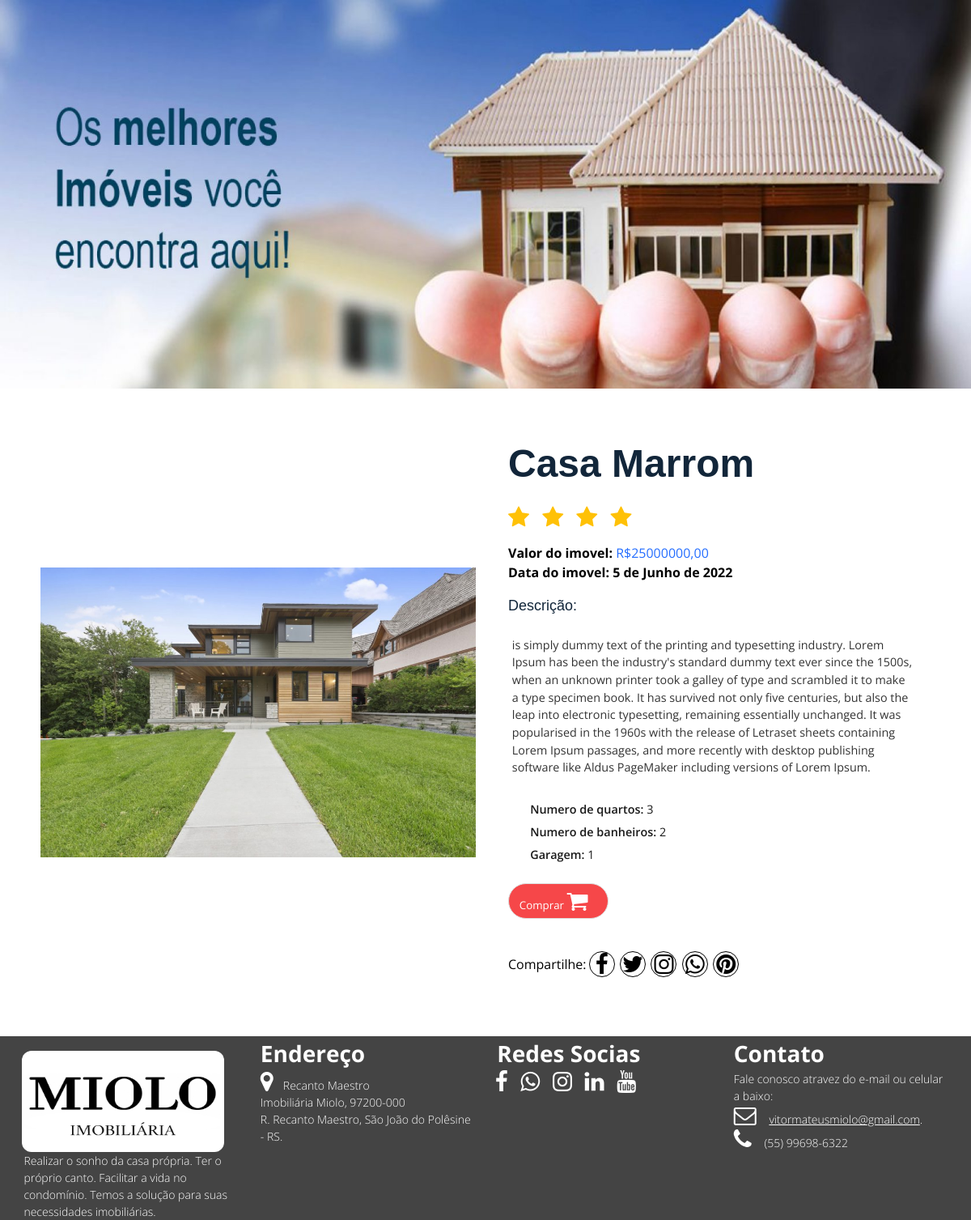
Screenshot of /casa-marrom/ with the database file from the repository.
### sistema/models.py (models this page shows, shortened)
class Imovel(models.Model):
    TIPO_VENDA = (
        ("A_VENDA", "A venda"),
        ("N_VENDA", "Não está a venda")
    )
    ID = models.BigAutoField(auto_created=True, primary_key=True, serialize=False)
    SLUG = models.SlugField('Slug:', max_length=255, unique=True, validators=[validate_unique_text])
    NOME_IMOVEL = models.CharField('Nome do imóvel:', max_length=255, validators=[validate_unique_text])
    DATA_IMOVEL = models.DateField('Data do imóvel:', null=False, blank=False)
    VALOR_IMOVEL = models.DecimalField('Valor do Imovel:', max_digits = 12, decimal_places = 2, null=False, blank=False, validators=[validate_unique_number])
    TIPO_VENDA = models.CharField('Situação:',max_length=7, choices=TIPO_VENDA, blank=False, null=False)
    IMAGEM_PRINCIPAL = models.ImageField()
    DESCRICAO = models.TextField('Descrição:',)
    ENDERECO = models.OneToOneField(Endereco, on_delete=models.SET_NULL, null=True)
    NUMERO_QUARTOS = models.IntegerField('Numero de quartos:', null=False, blank=False, validators=[validate_unique_number])
    NUMERO_BANHEIROS = models.IntegerField('Numero de banheiros:', null=False, blank=False, validators=[validate_unique_number])
    GARAGEM = models.IntegerField('Quantidade de espaço na garagem:', null=False, blank=False, validators=[validate_unique_number])
    CREATED = models.DateTimeField('Adicionou:', auto_now_add=True)
    EDIT = models.DateTimeField('Editou:', auto_now=True)
    USERCAD = models.ForeignKey(User, on_delete=models.CASCADE)
    class Meta:
        db_table = "IMOVEIS"
        verbose_name_plural  =  "Lista de Imóveis"
        ordering = ("-CREATED",)

### sistema/views.py (the view)
# urls.py: path("<slug:SLUG>/", views.ImovelDetailView.as_view(), name="detail")
class ImovelDetailView(DetailView):
    model = Imovel
    template_name = 'sistema/imovel_detail.html'
    slug_field = 'SLUG'
    slug_url_kwarg = 'SLUG'

### sistema/templates/sistema/imovel_detail.html (shortened to what this page needs)
{% extends "sistema/base_detail.html" %}
{% block content %}
<div class = "card-wrapper">
    <div class = "card">
      <div class = "product-imgs">
        <div class = "img-display">
          <div class = "img-showcase">
            <img src = "../../../media/{{imovel.IMAGEM_PRINCIPAL}}" alt = "{{imovel.NOME_IMOVEL}}">
          </div>
        </div>
      </div>
      <div class = "product-content">
        <h2 class = "product-title">{{imovel.NOME_IMOVEL}}</h2>
        <div class = "product-rating">
          <i class = "fa fa-star"></i>
          <i class = "fa fa-star"></i>
          <i class = "fa fa-star"></i>
          <i class = "fa fa-star"></i>
        </div>
        <div class = "product-price">
          <p class = "new-price">Valor do imovel: <span>R${{imovel.VALOR_IMOVEL}}</span></p>
          <p class = "new-price">Data do imovel: {{imovel.DATA_IMOVEL}}</p>
        </div>
        <div class = "product-detail">
          <h2>Descrição: </h2>
          <p>{{ imovel.DESCRICAO|linebreaks}}</p>
          <ul>
            <li>Numero de quartos: <span>{{ imovel.NUMERO_QUARTOS }}</span></li>
            <li>Numero de banheiros: <span>{{ imovel.NUMERO_BANHEIROS }}</span></li>
            <li>Garagem: <span>{{ imovel.GARAGEM }}</span></li>
          </ul>
        </div>
        <div class = "purchase-info">
            <button type = "button" class = "btn">
              Comprar <i class = "fa fa-shopping-cart"></i>
            </button>
          </div>
        <div class = "social-links">
          <p>Compartilhe: </p>
          <a href = "#">
            <i class = "fab fa-facebook-f"></i>
          </a>
          <a href = "#">
            <i class = "fab fa-twitter"></i>
          </a>
          <a href = "#">
            <i class = "fab fa-instagram"></i>
          </a>
          <a href = "#">
            <i class = "fab fa-whatsapp"></i>
          </a>
          <a href = "#">
            <i class = "fab fa-pinterest"></i>
          </a>
        </div>
      </div>
    </div>
  </div>
{% endblock %}

### sistema/templates/sistema/base_detail.html (shortened to what this page needs)
{%load static %}
<!DOCTYPE html>
<html lang="pt-br">
<head>
    <link href="{% static 'css/imovel.css' %}" rel="stylesheet" >
    <link href="{% static 'css/detail_imovel.css' %}" rel="stylesheet" >
    <link href="{% static 'font-awesome/css/font-awesome.css' %}" rel="stylesheet" >
    <link href="{% static 'font-awesome/css/font-awesome.min.css' %}" rel="stylesheet" >
</head>
<body>
    <header>
        <img id="logo" src="../../../media/Banner-1.jpg"  />
    </header>
    <main>
        {% block content %}
        {% endblock %}
    </main>
    <div class="footer">
        <div class="container white">
          <div class="col four left">
            <img src="../../../media/logo-imobiliaria.png" class="img-logo-footer" />
            <p>Realizar o sonho da casa própria.
              Ter o próprio canto. Facilitar a vida no condomínio.
              Temos a solução para suas necessidades imobiliárias.</p>
          </div>
          <div class="col four left">
            <h1>Endereço</h1>
            <p><i class="fa fa-map-marker"></i>Recanto Maestro</p>
            <p>Imobiliária Miolo, 97200-000<br />
              R. Recanto Maestro, São João do Polêsine - RS.</p>
          </div>
          <div class="col four left">
            <h1>Redes Socias</h1>
            <i class="fa fa-facebook"></i>
            <i class="fa fa-whatsapp"></i>
            <i class="fa fa-instagram"></i>
            <i class="fa fa-linkedin"></i>
            <i class="fa fa-youtube"></i>
          </div>
          <div class="col four left">
            <h1>Contato</h1>
            <p>Fale conosco atravez do e-mail ou celular a baixo:</p>
            <p><i class="fa fa-envelope-o"></i> <a href="mailto:vitormateusmiolo@gmail.com">vitormateusmiolo@gmail.com</a>.</p>
            <p><i class="fa fa-phone"></i> <a>(55) 99698-6322</a></p>
          </div>
          <div class="group"></div>
        </div>
      </div>
</body>
</html>

### sistema/static/css/imovel.css (style rules this page uses)
html, body { margin: 0; padding: 0; }
.container { position: relative; width: 1170px; margin: 0 auto; color: #444; font-size: 14px; font-weight: 300; font-family: Roboto, 'Open Sans', Arial, sans-serif; overflow: hidden; }
#logo { height: 480px; width: 100%; display: block; }
.col { float: left; padding: 0; margin: 0; position: relative; }
.col.four { width: 23%; margin: 0 1%; }
.col p, .col h1 { padding: 0 1%; text-align: center; }
h2 { font-family: 'Roboto Slab', sans-serif; text-align: center; font-weight: 400; font-size: 18px; }
.left, .left > h1, .left > p { text-align: left; }
.white h1, .white h2, .white p, .white div, .white a { color: #fff; }
.group:after { content: ""; display: table; clear: both; }
@media all and (min-width: 768px) { .container { width: 750px; } }
@media all and (min-width: 992px) { .container { width: 970px; } }
@media all and (min-width: 1200px) { .container { width: 1170px; } }
.footer { background-color: #444; }
.img-logo-footer { margin-top: 18px; border-radius: 12px; width: 250px; height: 125px; }
.fa { font-size: 28px !important; margin-right: 12px; }

### sistema/static/css/detail_imovel.css (style rules this page uses)
* { box-sizing: border-box; padding: 0; margin: 0; font-family: 'Open Sans', sans-serif; }
body { line-height: 1.5; }
.card-wrapper { max-width: 1100px; margin: 0 auto; }
img { width: 100%; display: block; }
.img-display { overflow: hidden; }
.img-showcase { display: flex; width: 100%; transition: all 0.5s ease; }
.img-showcase img { min-width: 100%; }
.product-content { padding: 2rem 1rem; }
.product-title { font-size: 3rem; text-align: left; text-transform: capitalize; font-weight: 700; position: relative; color: #12263a; margin: 1rem 0; }
.product-rating { color: #ffc107; }
.product-price { margin: 1rem 0; font-size: 1rem; font-weight: 700; }
.product-price span { font-weight: 400; }
.new-price span { color: #256eff; }
.product-detail h2 { text-align: left; text-transform: capitalize; color: #12263a; padding-bottom: 0.6rem; }
.product-detail p { font-size: 0.9rem; padding: 0.3rem; opacity: 0.8; }
.product-detail ul { margin: 1rem 0; font-size: 0.9rem; }
.product-detail ul li { margin: 0; list-style: none; background: url(https://fadzrinmadu.github.io/hosted-assets/product-detail-page-design-with-image-slider-html-css-and-javascript/checked.png) left center no-repeat; background-size: 18px; padding-left: 1.7rem; margin: 0.4rem 0; font-weight: 600; opacity: 0.9; }
.product-detail ul li span { font-weight: 400; }
.purchase-info { margin: 1.5rem 0; }
.purchase-info input, .purchase-info .btn { border: 1.5px solid #ddd; border-radius: 25px; text-align: center; padding: 0.45rem 0.8rem; outline: 0; margin-right: 0.2rem; margin-bottom: 1rem; }
.purchase-info .btn { cursor: pointer; color: #fff; }
.purchase-info .btn:first-of-type { background: #256eff; }
.purchase-info .btn:last-of-type { background: #f64749; }
.social-links { display: flex; align-items: center; }
.social-links a { display: flex; align-items: center; justify-content: center; width: 32px; height: 32px; color: #000; border: 1px solid #000; margin: 0 0.2rem; border-radius: 50%; text-decoration: none; font-size: 0.8rem; transition: all 0.5s ease; }
@media screen and (min-width: 992px) { .card { display: grid; grid-template-columns: repeat(2, 1fr); grid-gap: 1.5rem; } }
@media screen and (min-width: 992px) { .card-wrapper { height: 100vh; display: flex; justify-content: center; align-items: center; } }
@media screen and (min-width: 992px) { .product-imgs { display: flex; flex-direction: column; justify-content: center; } }
@media screen and (min-width: 992px) { .product-content { padding-top: 0; } }
.fab { display: inline-block; font: normal normal normal 14px/1 FontAwesome; font-size: inherit; text-rendering: auto; -webkit-font-smoothing: antialiased; font-size: 28px !important; }

### rows the page displays
Imovel: IMAGEM_PRINCIPAL (picture), NOME_IMOVEL "Casa Marrom", VALOR_IMOVEL "25000000,00", DATA_IMOVEL "5 de Junho de 2022", DESCRICAO "is simply dummy text of the printing and typesetting industry. Lorem Ipsum has been the industry's standard dummy text ever since the 1500s, when an unknown printer took a galley of type and scrambled it to make a type specimen book. It has survived not only five centuries, but also the leap into electronic typesetting, remaining essentially unchanged. It was popularised in the 1960s with the release of Letraset sheets containing Lorem Ipsum passages, and more recently with desktop publishing software like Aldus PageMaker including versions of Lorem Ipsum.", NUMERO_QUARTOS "3", NUMERO_BANHEIROS "2", GARAGEM "1"
